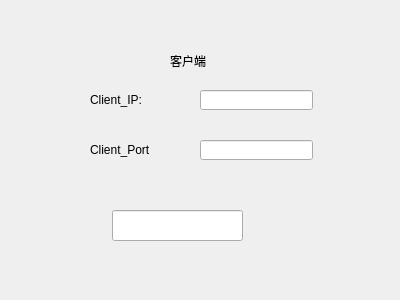
<?xml version="1.0" encoding="UTF-8"?>
<ui version="4.0">
 <class>Widget</class>
 <widget class="QWidget" name="Widget">
  <property name="geometry">
   <rect>
    <x>0</x>
    <y>0</y>
    <width>400</width>
    <height>300</height>
   </rect>
  </property>
  <property name="windowTitle">
   <string>Widget</string>
  </property>
  <widget class="QLabel" name="label_2">
   <property name="geometry">
    <rect>
     <x>90</x>
     <y>90</y>
     <width>61</width>
     <height>19</height>
    </rect>
   </property>
   <property name="styleSheet">
    <string notr="true">font: 14pt &quot;微软雅黑&quot;;
</string>
   </property>
   <property name="text">
    <string>Client_IP:</string>
   </property>
   <property name="scaledContents">
    <bool>true</bool>
   </property>
  </widget>
  <widget class="QLineEdit" name="ip">
   <property name="geometry">
    <rect>
     <x>200</x>
     <y>90</y>
     <width>113</width>
     <height>20</height>
    </rect>
   </property>
  </widget>
  <widget class="QLineEdit" name="port">
   <property name="geometry">
    <rect>
     <x>200</x>
     <y>140</y>
     <width>113</width>
     <height>20</height>
    </rect>
   </property>
  </widget>
  <widget class="QLabel" name="label">
   <property name="geometry">
    <rect>
     <x>170</x>
     <y>50</y>
     <width>41</width>
     <height>21</height>
    </rect>
   </property>
   <property name="styleSheet">
    <string notr="true">font: 14pt &quot;微软雅黑&quot;;</string>
   </property>
   <property name="text">
    <string>客户端</string>
   </property>
  </widget>
  <widget class="QLabel" name="label_3">
   <property name="geometry">
    <rect>
     <x>90</x>
     <y>140</y>
     <width>73</width>
     <height>19</height>
    </rect>
   </property>
   <property name="styleSheet">
    <string notr="true">font: 14pt &quot;微软雅黑&quot;;</string>
   </property>
   <property name="text">
    <string>Client_Port</string>
   </property>
   <property name="scaledContents">
    <bool>true</bool>
   </property>
  </widget>
  <widget class="QLineEdit" name="mainmessage">
   <property name="geometry">
    <rect>
     <x>112</x>
     <y>210</y>
     <width>131</width>
     <height>31</height>
    </rect>
   </property>
  </widget>
 </widget>
 <layoutdefault spacing="6" margin="11"/>
 <resources/>
 <connections/>
</ui>
